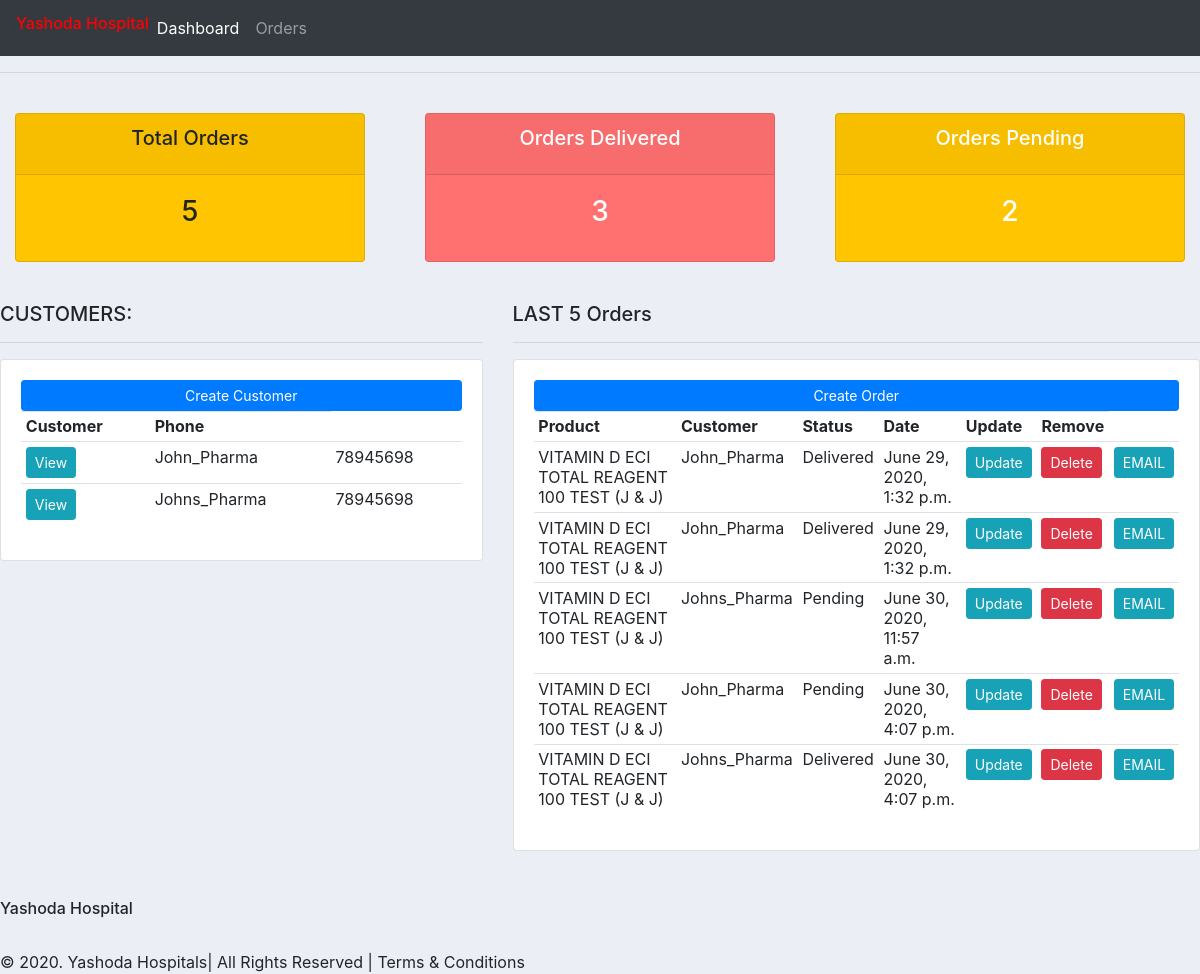
The app's page /, older data.
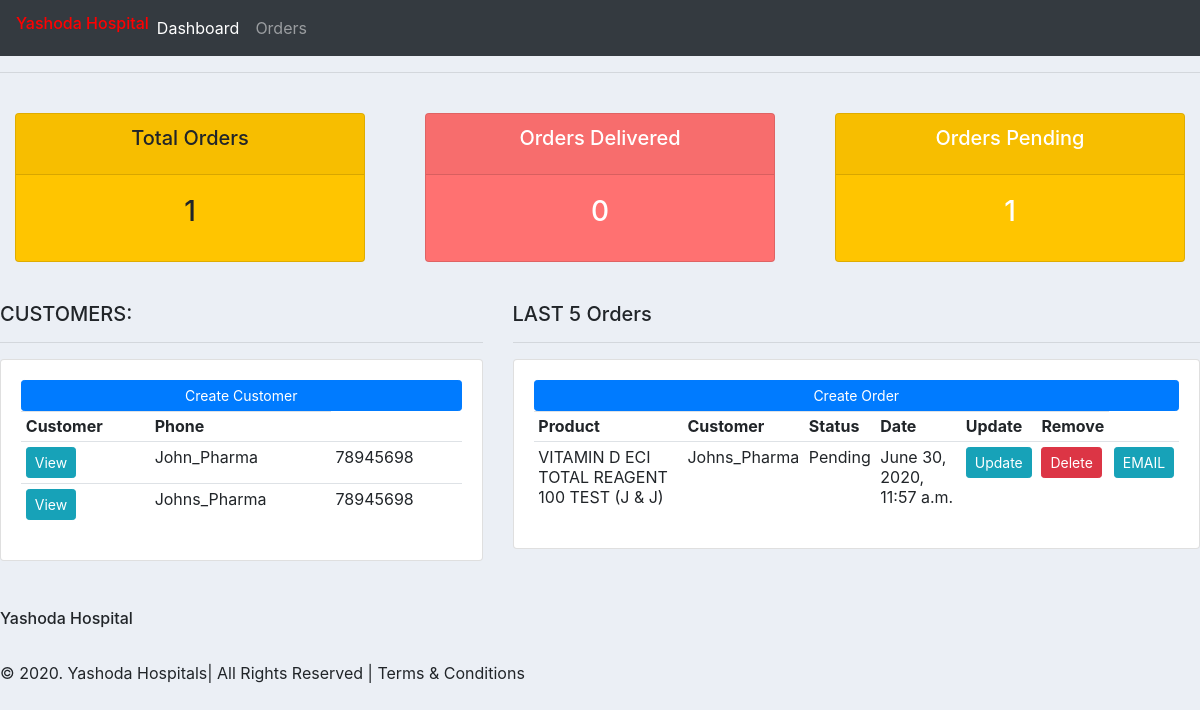
The same page, newer data.
### accounts/models.py (models this page shows, shortened)
class Customer(models.Model):
    name = models.CharField(max_length=200,null=True)
    phone = models.CharField(max_length=200,null=True)
    email = models.CharField(max_length=200,null=True)
    date_created = models.DateTimeField(auto_now=True, null=True)
    def __str__(self):
        return self.name

class Order(models.Model):
    STATUS = (
            ('Pending','Pending'),
            ('Out for Delivery', 'Out for Delivery'),
            ('Delivered','Delivered'),
    )
    customer = models.ForeignKey(Customer,null=True,on_delete=models.SET_NULL)
    products = models.ForeignKey(Product,null=True,on_delete=models.SET_NULL)
    data_created = models.DateTimeField(auto_now=True, null=True)
    status = models.CharField(max_length=200, null=True, choices=STATUS)
    tags = models.ManyToManyField(Tag)

class Product(models.Model):
    amount = models.FloatField(null=True)
    code = models.CharField(max_length=200,null=True)
    name = models.CharField(max_length=200,null=True)
    unit = models.FloatField(null=True)
    department = models.CharField(max_length=200,null=True)
    balance = models.FloatField(null=True)
    kit =models.CharField(max_length=200,null=True)
    data_created = models.DateTimeField(auto_now=True, null=True)
    tags = models.ManyToManyField(Tag)
    def __str__(self):
            return self.name

### accounts/views.py (the view)
# urls.py: path('',views.home,name="home"),
def home(request):
	orders = Order.objects.all()
	customers = Customer.objects.all()
	total_customers = customers.count()
	total_orders = orders.count()
	delivered = orders.filter(status='Delivered').count()
	pending = orders.filter(status = 'Pending').count()
	context = {'orders': orders , 'customers':customers,
	'total_orders':total_orders, 'delivered':delivered,
	'pending':pending}
	return render(request, 'accounts/dashboard.html', context)

### accounts/templates/accounts/dashboard.html
{% extends 'accounts/main.html' %}
{% block content %}
{% include 'accounts/status.html' %}
<br>
<div class = "row">
  <div class = "col-md-5">
    <h5> CUSTOMERS: </h5>
    <hr>
    <div class="card card-body">
      <a class="btn btn-primary btn-sm btn-block" href=""> Create Customer
        </a>
        <table class="table table-sm">
          <tr>
            <th> Customer </th>
            <th> Phone </th>
            {% for customer in customers %}
              <tr>
                <td><a a class="btn btn-primary btn-sm btn-info" href= "{% url 'customer' customer.id %}" >View</a></td>
                <td>{{customer.name}} </td>
                <td>{{customer.phone}} </td>
              </tr>
            {% endfor %}
          </tr>
        </table>
        </div>
      </div>
<div class = "col-md-7">
  <h5>LAST 5 Orders </h5>
  <hr>
  <div class="card card-body">
    <a class="btn btn-primary btn-sm btn-block" href="{% url 'create_order' %}">Create Order</a>
    <table class ="table table-sm">
      <tr>
        <th>Product</th>
        <th>Customer</th>
        <th>Status</th>
        <th>Date</th>
        <th>Update</th>
        <th>Remove</th>
      </tr>
      {% for order in orders %}
        <tr>
          <td>{{order.products}}</td>
          <td>{{order.customer}}</td>
          <td>{{order.status}} </td>
          <td>{{order.data_created}}</td>
          <td><a class="btn btn-primary btn-sm btn-info" href="{% url 'update_order' order.id %}">Update</a></td>
          <td><a class="btn btn-primary btn-sm btn-danger" href="{% url 'delete_order' order.id %}">Delete</a></td>
          <td><a class="btn btn-primary btn-sm btn-info" href="">EMAIL</a></td>
        </tr>
      {% endfor %}
    </table>
    </div>
    </div>
</div>
{% endblock %}

Row changes from the older to the newer data that the page shows:
removed Order: products "VITAMIN D ECI TOTAL REAGENT 100 TEST (J & J)", customer "John_Pharma", status "Delivered", data_created "June 29, 2020, 1:32 p.m."
removed Order: products "VITAMIN D ECI TOTAL REAGENT 100 TEST (J & J)", customer "John_Pharma", status "Delivered", data_created "June 29, 2020, 1:32 p.m."
removed Order: products "VITAMIN D ECI TOTAL REAGENT 100 TEST (J & J)", customer "John_Pharma", status "Pending", data_created "June 30, 2020, 4:07 p.m."
removed Order: products "VITAMIN D ECI TOTAL REAGENT 100 TEST (J & J)", customer "Johns_Pharma", status "Delivered", data_created "June 30, 2020, 4:07 p.m."
Text that changed along with them:
{{ total_orders }}: "5" → "1"
{{ delivered }}: "3" → "0"
{{ pending }}: "2" → "1"
